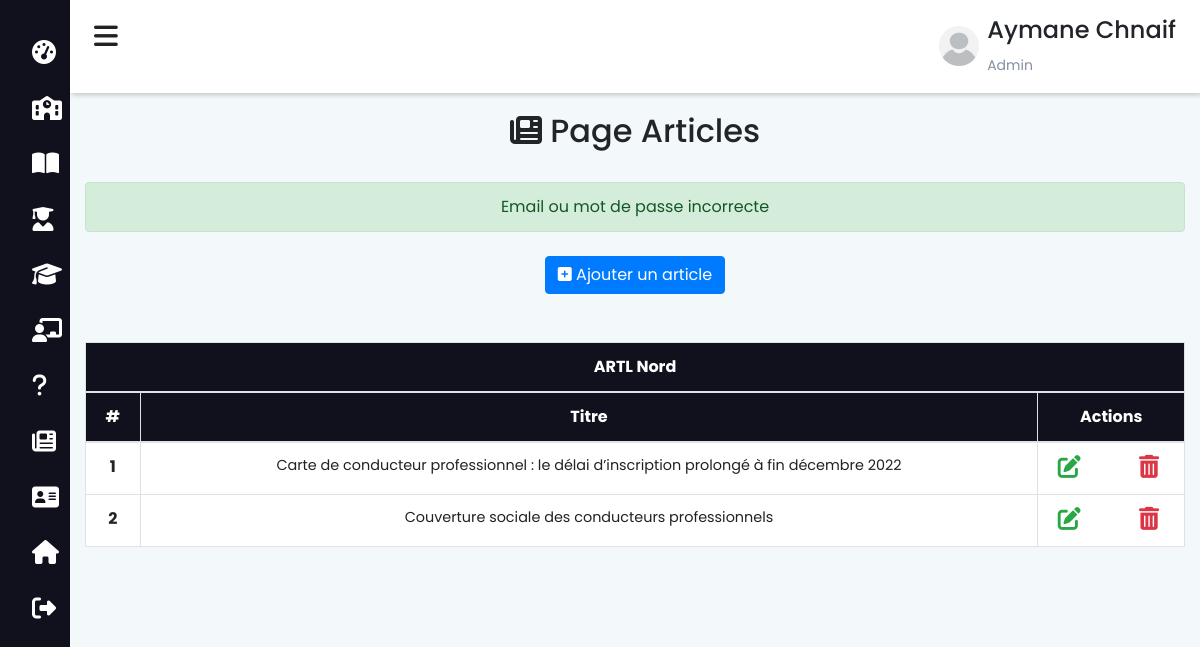
Page /admin/articles.php (signed in) on the committed database.
### tables this page shows
CREATE TABLE `article` (
  `art_id` int(11) NOT NULL,
  `art_titre` varchar(200) NOT NULL,
  `art_titre_arab` varchar(200) NOT NULL,
  `art_texte` text NOT NULL,
  `art_texte_arab` text NOT NULL,
  `art_image` varchar(200) NOT NULL,
  `art_ajout` date NOT NULL DEFAULT current_timestamp()
);

### functions/db.php (called while the page is built, shortened)
<?php
    class DBController{
        protected $host = "localhost";
        protected $user = "root";
        protected $password = "";
        protected $db = "ecole";
        public function __construct(){
            $this->conn = mysqli_connect($this->host, $this->user, $this->password, $this->db);
        }
    }
?>

### session.php (called while the page is built, shortened)
<?php
    require("functions/db.php");
    require("functions/etudiant.php");
    $db = new DBController();
    $data = new Etudiant($db);
?>

### functions/etudiant.php (called while the page is built, shortened)
<?php
    class Etudiant{
        public $db = null;
        public function __construct(DBController $db){
            $this->db = $db;
        }
        public function getArticle(){
            $result = $this->db->conn->query("SELECT * FROM `article`");
            $resultArray = array();
            while ($item = mysqli_fetch_array($result, MYSQLI_ASSOC)){
                $resultArray[] = $item;
            }
            return $resultArray;
        }
    }
?>

### admin/articles.php (the view, shortened to what this page needs)
<?php include_once "../session.php"; ?>
<?php
$articles = $data->getArticle();
?>
<!DOCTYPE html>
<html lang="fr">
<head>
    <?php
        include_once "../includes/header.php";
    ?>
</head>
<body>
    <?php include_once "navbar-admin.php"; ?>
    <div class="main-content">
        <header>
            <?php include 'admin.php' ?>
        </header>
        <div class="container-fluid mt-5 pt-5">
            <div class="text-center py-3">
                <h2><i class="fas fa-newspaper"></i> Page Articles</h2>
            </div>
            <?php
            if (isset($_SESSION['status'])) {
            ?>
                <div class='alert alert-success text-center mt-2' role='alert'><?php echo $_SESSION['status'] ?></div>
            <?php
            }
            ?>
            <div class="mt-4 text-center">
                <a href="ajouter-article" target="_blank" class="btn btn-primary"><i class="fas fa-plus-square"></i> Ajouter un article</a>
            </div>
            <div id="frensh">
                <table class="table bg-white mt-5 table-bordered">
                    <thead class="text-center text-white" style="background-color: #11101d;">
                        <tr>
                            <th scope="col" colspan="9">ARTL Nord</th>
                        </tr>
                        <tr>
                            <th scope="col">#</th>
                            <th scope="col">Titre</th>
                            <th scope="col">Actions</th>
                        </tr>
                    </thead>
                    <tbody class="text-center">
                        <?php
                        if (empty($articles)) {
                        ?>
                            <tr>
                                <th scope="row" colspan="5">
                                    <h2>Pas d'article publié veuillez ajouter un article</h2>
                                </th>
                            </tr>
                            <?php
                        } else {
                            $i = 1;
                            foreach ($articles as $article) {
                            ?>
                                <tr>
                                    <th scope="row"><?php echo $i++ ?></th>
                                    <td><?php echo $article['art_titre']; ?></td>
                                    <td class="row-style">
                                        <div class="row">
                                            <div class="col-md-6">
                                                <a href="modifier-articles?id=<?php echo $article['art_id'] ?>" target="_blank">
                                                    <i class="fas fa-edit text-success awesome-size pr-lg-2"></i>
                                                </a>
                                            </div>
                                            <div class="col-md-6">
                                                <form action="" method="POST">
                                                    <button type="submit" class="btn-style" name="submit" onclick='return confirm("Voulez-vous supprimer cet article")'>
                                                        <i class="fas fa-trash-alt text-danger awesome-size"></i>
                                                    </button>
                                                </form>
                                            </div>
                                        </div>
                                    </td>
                                </tr>
                        <?php
                            }
                        }
                        ?>
                    </tbody>
                </table>
            </div>
        </div>
    </div>
</body>
</html>

### includes/style.php (style rules this page uses)
body { background-color: #F3F8FA; }
html { scroll-behavior: smooth; }
.row-style { vertical-align: middle !important }
.awesome-size { font-size: 23px; cursor: pointer; }
.btn-style { background-color: transparent; border: none; }
* { -webkit-box-sizing: border-box; -moz-box-sizing: border-box; box-sizing: border-box; position: relative; }
:root { --main-color: #11101d; --color-dark: #1D2231; --text-grey: #8390A2; }
* { font-family: 'Poppins', sans-serif; }
.main-content { transition: margin-left 300ms; margin-left: 255px; }
header { background: #fff; display: flex; justify-content: space-between; padding: 1rem 1.5rem; box-shadow: 2px 2px 5px rgba(0, 0, 0, 0.2); position: fixed; left: 254px; top: 0; z-index: 100; width: calc(100% - 254px); transition: left 300ms; }
table { border-collapse: collapse; }
thead tr { border-top: 1px solid #f0f0f0; border-bottom: 2px solid #f0f0f0; }
td { padding: .5rem 1rem; font-size: .9rem; color: #222; }
@media only screen and (max-width: 1200px) { .main-content { margin-left: 70px; } }
@media only screen and (max-width: 1200px) { .main-content header { width: calc(100% - 70px); left: 70px; } }

### admin/navbar-admin.php (style rules this page uses)
* { padding: 0; margin: 0; box-sizing: border-box; list-style: none; text-decoration: none; }

### rows in the picture
article: art_titre "Carte de conducteur professionnel : le délai d’inscription prolongé à fin décembre 2022"
article: art_titre "Couverture sociale des conducteurs professionnels"

### other values in the picture
$_SESSION['prenom'] "Aymane"
$_SESSION['nom'] "Chnaif"
$_SESSION['status'] "Email ou mot de passe incorrecte"
